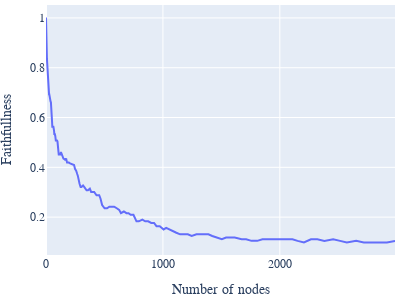

The cell this chart's notebook holds for it:
### Code cell
fig = px.line(x=[max(n_nodes_task) - x for x in n_nodes_task], y=faithfulness_task)


plot_data = []


for second_task in task_names:
    # if second_task == "person_profession":
    #     continue
    faithfulness_second = result_dict[(second_task, second_task)]["faithfullness"]
    n_nodes_second = result_dict[(second_task, second_task)]["n_nodes_counts"]
    fig.add_scatter(x=[max(n_nodes_second) - x for x in n_nodes_second], y=faithfulness_second, name=second_task)

# fig.add_scatter(x=[max(n_nodes_second) - x for x in n_nodes_second], y=faithfulness_second)

# fig.update_xaxes(title="Number of nodes")
# fig.update_yaxes(title="Faithfullness")


# fig.update_layout(xaxis_type="log")
    plot_data.append((_faith, [max(n_nodes_task) - x for x in n_nodes_task]))


def interpolate(x, y, x_new):

    max_x = max(x)
    max_x_new = max(x_new)

    print(y[-10:])

    if max_x_new > max_x:
        x = x + [max_x_new]
        y = y + [y[0]]

    from scipy.interpolate import interp1d
    f = interp1d(x, y)
    return f(x_new)

#average across all tasks

n_nodes = []
for faith, n_nodes_task in plot_data:
    n_nodes.extend(n_nodes_task)

n_nodes = sorted(list(set(n_nodes)))

# faith = np.zeros(len(n_nodes))


new_faiths = []

for faith, n_nodes_task in plot_data:
    faith = interpolate(n_nodes_task, faith, n_nodes)
    
    new_faiths.append(faith)

faith = np.mean(new_faiths, axis=0)

n_nodes = np.array(n_nodes)

# fig = px.imshow(heatmap_data - 1, x=task_names, y=task_names[::-1], color_continuous_scale="RdBu", width=800,  height=600, 
#                 labels=dict(x="Tested task", y="Ablated task", color="Faithfullness"))

fig = px.line(x=n_nodes[n_nodes < 5000], y=faith[n_nodes < 5000], labels=dict(x="Number of nodes", y="Faithfullness"))

fig.update_layout(width =400, height=300, 
                font_family="Serif", font_size=12, 
                margin_l=5, margin_t=5, margin_b=5, margin_r=5)

fig

### Figure 1 — Plotly figure (JSON) as saved in the notebook; plotly's stock layout.template omitted (floating-point values rounded to 4 significant figures; data arrays with more than 128 entries replaced by an {"elided": "..."} marker saying what was removed)
{"data": [{"hovertemplate": "Number of nodes=%{x}<br>Faithfullness=%{y}<extra></extra>", "legendgroup": "", "line": {"color": "#636efa", "dash": "solid"}, "marker": {"symbol": "circle"}, "mode": "lines", "name": "", "orientation": "v", "showlegend": false, "type": "scatter", "x": {"elided": "154 int values"}, "xaxis": "x", "y": {"elided": "154 float values"}, "yaxis": "y"}], "layout": {"font": {"family": "Serif", "size": 12}, "height": 300, "legend": {"tracegroupgap": 0}, "margin": {"b": 5, "l": 5, "r": 5, "t": 5}, "width": 400, "xaxis": {"anchor": "y", "domain": [0, 1], "title": {"text": "Number of nodes"}}, "yaxis": {"anchor": "x", "domain": [0, 1], "title": {"text": "Faithfullness"}}}}
